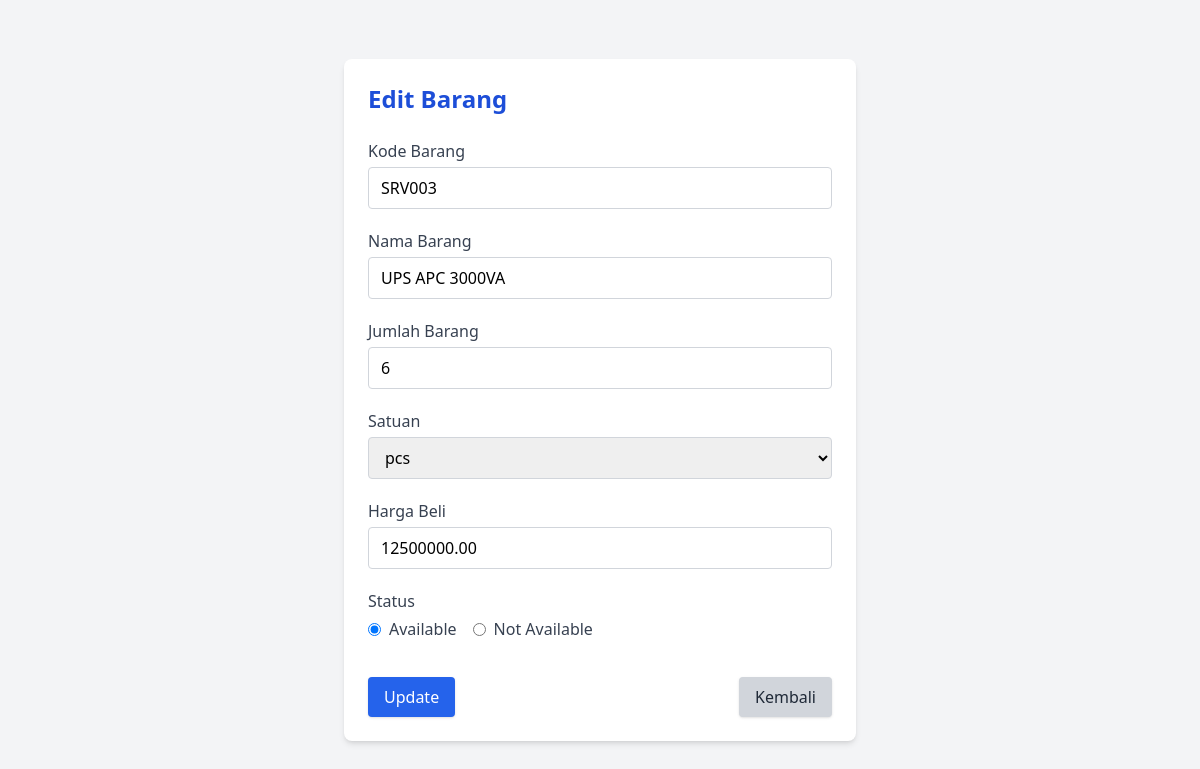
The page /sc-app/form-edit.php?id=3 on the database its author committed.
### tables this page shows
CREATE TABLE `tb_inventory` (
  `id_barang` int(10) NOT NULL AUTO_INCREMENT,
  `kode_barang` varchar(20) DEFAULT NULL,
  `nama_barang` varchar(50) DEFAULT NULL,
  `jumlah_barang` int(10) DEFAULT NULL,
  `satuan_barang` varchar(20) DEFAULT NULL,
  `harga_beli` double(20,2) DEFAULT NULL,
  `status_barang` tinyint(1) DEFAULT NULL,
  PRIMARY KEY (`id_barang`)
);

### sc-app/form-edit.php (the view, shortened to what this page needs)
<?php
include 'connect-db.php';
$id = $_GET['id'];
$result = $conn->query("SELECT * FROM tb_inventory WHERE id_barang=$id");
$data = $result->fetch_assoc();
?>
<!DOCTYPE html>
<html lang="id">
<head>
    <script src="https://cdn.tailwindcss.com"></script>
</head>
<body class="bg-gray-100 min-h-screen flex items-center justify-center p-6">
    <div class="w-full max-w-lg bg-white shadow-md rounded-lg p-6">
        <h3 class="text-2xl font-bold text-blue-700 mb-6">Edit Barang</h3>
        <form action="update.php" method="POST" class="space-y-5">
            <div>
                <label class="block text-gray-700 font-medium mb-1">Kode Barang</label>
                <input type="text" name="kode_barang" value="<?= $data['kode_barang'] ?>" required
                       class="w-full px-3 py-2 border border-gray-300 rounded focus:outline-none focus:ring-2 focus:ring-blue-500">
            </div>
            <div>
                <label class="block text-gray-700 font-medium mb-1">Nama Barang</label>
                <input type="text" name="nama_barang" value="<?= $data['nama_barang'] ?>" required
                       class="w-full px-3 py-2 border border-gray-300 rounded focus:outline-none focus:ring-2 focus:ring-blue-500">
            </div>
            <div>
                <label class="block text-gray-700 font-medium mb-1">Jumlah Barang</label>
                <input type="number" name="jumlah_barang" value="<?= $data['jumlah_barang'] ?>" required
                       class="w-full px-3 py-2 border border-gray-300 rounded focus:outline-none focus:ring-2 focus:ring-blue-500">
            </div>
            <div>
                <label class="block text-gray-700 font-medium mb-1">Satuan</label>
                <select name="satuan_barang"
                        class="w-full px-3 py-2 border border-gray-300 rounded focus:outline-none focus:ring-2 focus:ring-blue-500">
                    <?php
                    $satuan = ['pcs', 'kg', 'liter', 'meter'];
                    foreach ($satuan as $s) {
                        $selected = ($data['satuan_barang'] == $s) ? 'selected' : '';
                        echo "<option value='$s' $selected>$s</option>";
                    }
                    ?>
                </select>
            </div>
            <div>
                <label class="block text-gray-700 font-medium mb-1">Harga Beli</label>
                <input type="number" step="0.01" name="harga_beli" value="<?= $data['harga_beli'] ?>" required
                       class="w-full px-3 py-2 border border-gray-300 rounded focus:outline-none focus:ring-2 focus:ring-blue-500">
            </div>
            <div>
                <label class="block text-gray-700 font-medium mb-1">Status</label>
                <div class="flex items-center space-x-4 mt-1">
                    <label class="inline-flex items-center">
                        <input type="radio" name="status_barang" value="1" <?= $data['status_barang'] ? 'checked' : '' ?>
                               class="text-blue-600 focus:ring-blue-500">
                        <span class="ml-2 text-gray-700">Available</span>
                    </label>
                    <label class="inline-flex items-center">
                        <input type="radio" name="status_barang" value="0" <?= !$data['status_barang'] ? 'checked' : '' ?>
                               class="text-blue-600 focus:ring-blue-500">
                        <span class="ml-2 text-gray-700">Not Available</span>
                    </label>
                </div>
            </div>
            <div class="flex justify-between pt-4">
                <button type="submit"
                        class="bg-blue-600 hover:bg-blue-700 text-white px-4 py-2 rounded shadow font-medium">
                    Update
                </button>
                <a href="index.php"
                   class="bg-gray-300 hover:bg-gray-400 text-gray-800 px-4 py-2 rounded shadow font-medium">
                    Kembali
                </a>
            </div>
        </form>
    </div>
</body>
</html>

### rows shown on the page
tb_inventory: kode_barang "SRV003", nama_barang "UPS APC 3000VA", jumlah_barang "6", harga_beli "12500000.00", status_barang "☑ Available", status_barang "☐ Not Available"

### other values the page prints
form field satuan_barang "pcs"
